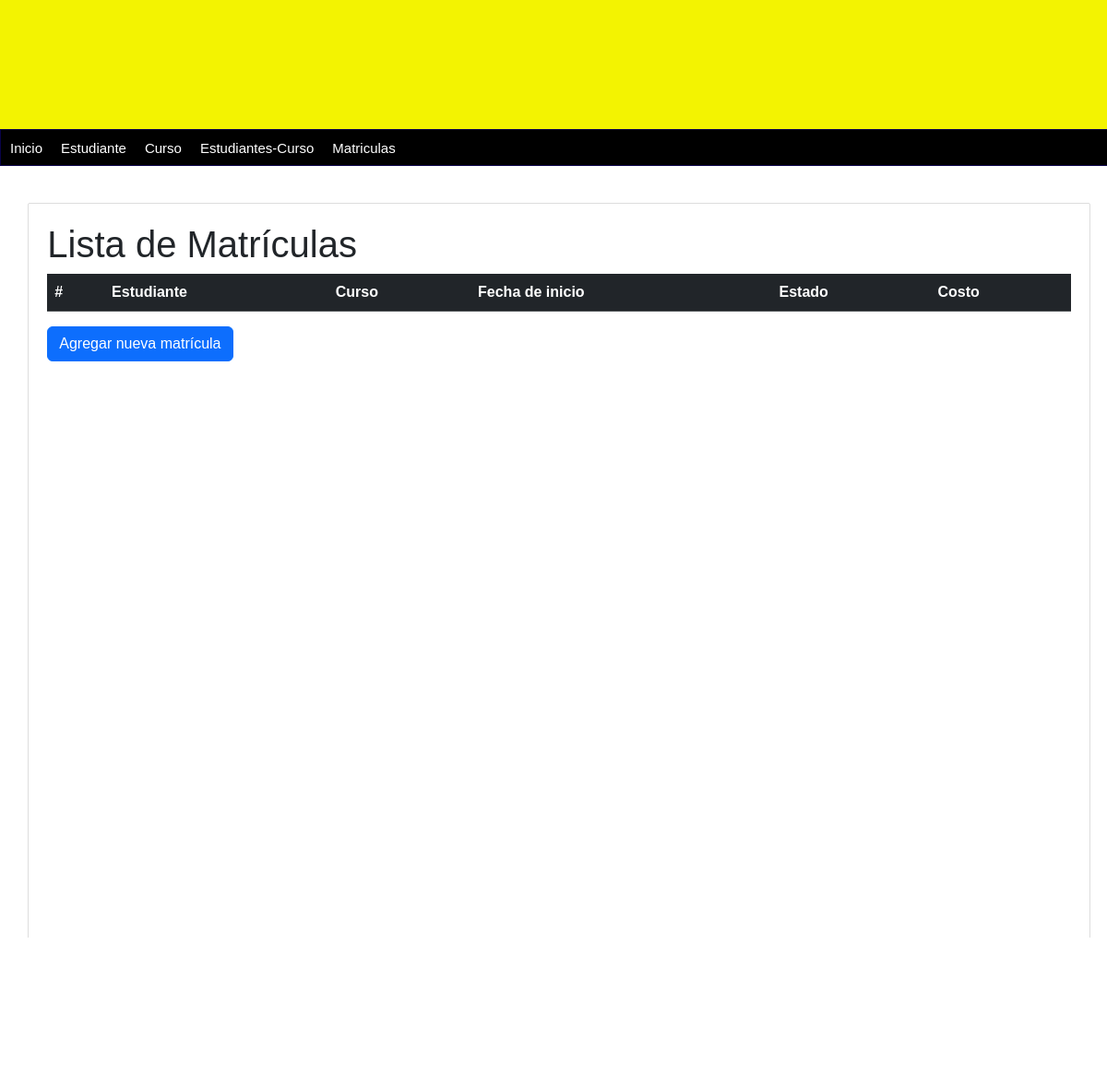
Page /matriculas/ on the earlier database version.
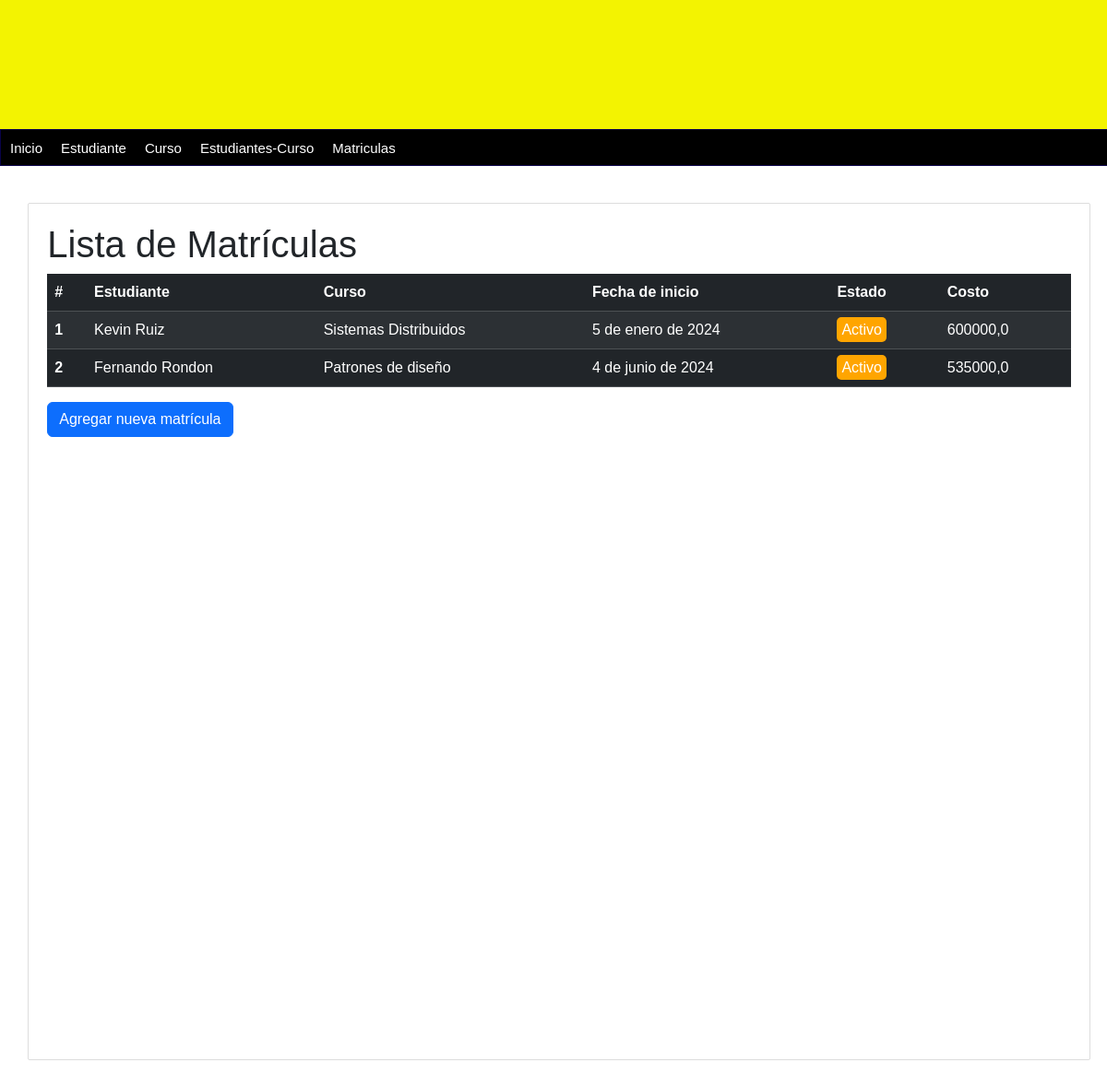
Same page on the later database version.
### matricula/models.py (models this page shows, shortened)
class Matricula(models.Model):
    estado = models.CharField(max_length=150)
    fecha_inicio = models.DateField()
    costo = models.DecimalField(max_digits=8, decimal_places=1)
    estudiante_curso = models.ForeignKey(EstudianteCurso, on_delete=models.SET_NULL, null=True)
    class Meta:
        db_table = 'Matriculas'  # Cambié a plural para seguir la convención

### estudiante_curso/models.py (models this page shows, shortened)
class EstudianteCurso(models.Model):
    estudiante = models.ForeignKey(Persona, on_delete=models.SET_NULL, null = True, related_name='cursos', limit_choices_to={'rol':'Estudiante'})
    curso = models.ForeignKey(curso, on_delete=models.SET_NULL, null= True)
    fechaInicio = models.DateField()
    fechaFinal = models.DateField()
    estado = models.CharField(max_length=100)
    notaFinal = models.DecimalField(max_digits=3, decimal_places=2)
    class Meta:
        db_table = 'Estudiantes_Cursos'

### persona/models.py (models this page shows, shortened)
class Persona(models.Model):
    nombre = models.CharField(max_length=100)
    apellidos = models.CharField(max_length=100)
    dni = models.CharField(max_length=10)
    telefono = models.CharField(max_length=10)
    email = models.EmailField()
    fecha_nacimiento = models.DateField()
    rol = models.CharField(max_length=20)
    created_at = models.DateTimeField(auto_now_add=True)
    class Meta:
        db_table = 'persona'

### matricula/views.py (the view)
# urls.py: path('matriculas/', lista_matriculas, name='lista-matriculas'),
def lista_matriculas(request):
    matriculas = Matricula.objects.all()
    return render(request, 'lista_matricula.html', {
        'title': 'Lista de Matrículas',
        'matriculas': matriculas,
    })

### matricula/templates/lista_matricula.html
{% extends "index.html" %}
{% block content %}
    <h1>{{ title }}</h1>
    <table class="table table-dark table-striped">
        <thead>
            <tr>
                <th scope="col">#</th>
                <th scope="col">Estudiante</th>
                <th scope="col">Curso</th>
                <th scope="col">Fecha de inicio</th>
                <th scope="col">Estado</th>
                <th scope="col">Costo</th>
            </tr>
        </thead>
        <tbody>
            {% for matricula in matriculas %}
            <tr>
                <th scope="row">{{ forloop.counter }}</th>
                <td>{{ matricula.estudiante_curso.estudiante.nombre }} {{ matricula.estudiante_curso.estudiante.apellidos }}</td>
                <td>{{ matricula.estudiante_curso.curso.nombre }}</td>
                <td>{{ matricula.fecha_inicio }}</td>
                <td>
                    <span class="
                        {% if matricula.estado == 'Activo' %} estado-activo
                        {% elif matricula.estado == 'Suspendido' %} estado-suspendido
                        {% elif matricula.estado == 'Finalizado' %} estado-finalizado
                        {% endif %}
                    ">
                        {{ matricula.estado }}
                    </span>
                </td>
                <td>{{ matricula.costo }}</td>
            </tr>
            {% endfor %}
        </tbody>
    </table>
    <a href="{% url 'formulario_matricula' %}" class="btn btn-primary">Agregar nueva matrícula</a>
{% endblock %}

Differences in the rows shown:
added Matricula: estudiante_curso.estudiante.nombre "Kevin", estudiante_curso.estudiante.apellidos "Ruiz", estudiante_curso.curso.nombre "Sistemas Distribuidos", fecha_inicio "5 de enero de 2024", estado "Activo", costo "600000,0"
added Matricula: estudiante_curso.estudiante.nombre "Fernando", estudiante_curso.estudiante.apellidos "Rondon", estudiante_curso.curso.nombre "Patrones de diseño", fecha_inicio "4 de junio de 2024", estado "Activo", costo "535000,0"
